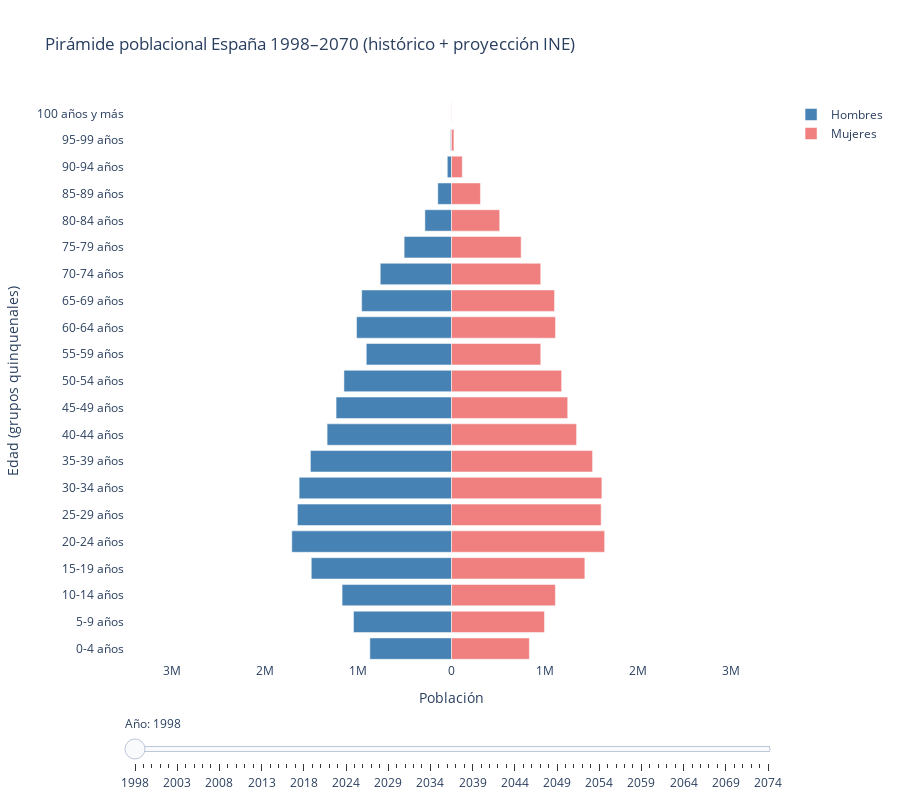

This figure's notebook cell:
### Code cell
fig = go.Figure()

for year in sorted(df_full['Periodo'].unique()):
    data_year = df_full[df_full['Periodo'] == year].pivot_table(
        index='Edad (grupos quinquenales)',
        columns='Sexo',
        values='Total',
        aggfunc='sum'
    )

    data_year['orden'] = data_year.index.map(edad_inicial)
    data_year = data_year.sort_values('orden').drop(columns='orden')

    fig.add_trace(go.Bar(
        y=data_year.index,
        x=-data_year['Hombres'],
        name='Hombres',
        orientation='h',
        marker_color='steelblue',
        visible=(year==1998)
    ))

    fig.add_trace(go.Bar(
        y=data_year.index,
        x=data_year['Mujeres'],
        name='Mujeres',
        orientation='h',
        marker_color='lightcoral',
        visible=(year==1998)
    ))

steps = []
years = sorted(df_full['Periodo'].unique())
for i, year in enumerate(years):
    step = dict(
        method="update",
        args=[{"visible": [False]*len(fig.data)},
              {"title": f"Pirámide poblacional España {year}"}],
        label=str(year)
    )
    step["args"][0]["visible"][i*2:(i*2)+2] = [True, True]
    steps.append(step)

sliders = [dict(
    active=0,
    currentvalue={"prefix":"Año: "},
    pad={"t":50},
    steps=steps
)]

fig.update_layout(
    title="Pirámide poblacional España 1998–2070 (histórico + proyección INE)",
    xaxis=dict(
        title="Población",
        tickvals=[-3e6, -2e6, -1e6, 0, 1e6, 2e6, 3e6],
        ticktext=['3M','2M','1M','0','1M','2M','3M'],
        range=[-3.5e6,3.5e6]
    ),
    yaxis=dict(title="Edad (grupos quinquenales)"),
    barmode='overlay',
    sliders=sliders,
    template='plotly_white',
    height=800
)

fig.show()
